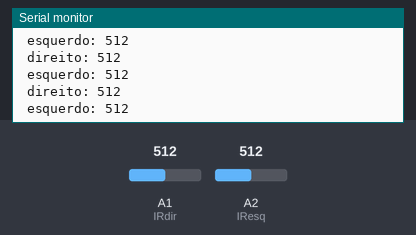
Simulated run of this sketch. Board: Arduino Uno, built with avr-gcc and run on an emulated ATmega328P. On the bench: the last lines printed to the serial monitor. The test bench sets the inputs (shaded band); at power-on: A1 (IRdir) = 512, A2 (IResq) = 512.

Above: at 1.2 s.
1.3 s: A1 (IRdir) set to 110
At 1.8 s:
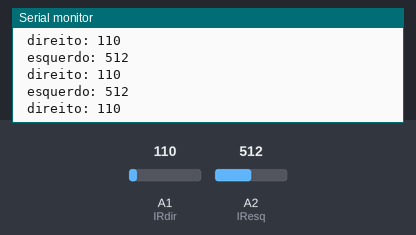
4.3 s: A1 (IRdir) set to 91
At 5.3 s:
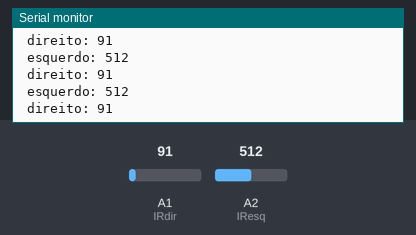
5.8 s: A2 (IResq) set to 111
At 6.4 s:
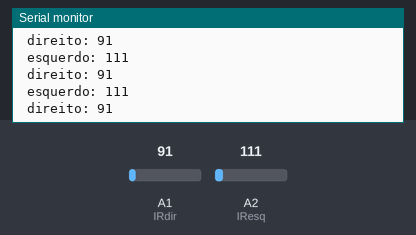
7.3 s: A2 (IResq) set to 92
At 8.1 s:
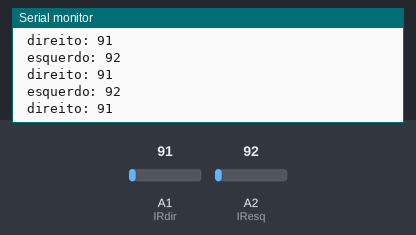
Timing chart, 0 to 10.3 s (numbered marks = the images above; inputs shaded):
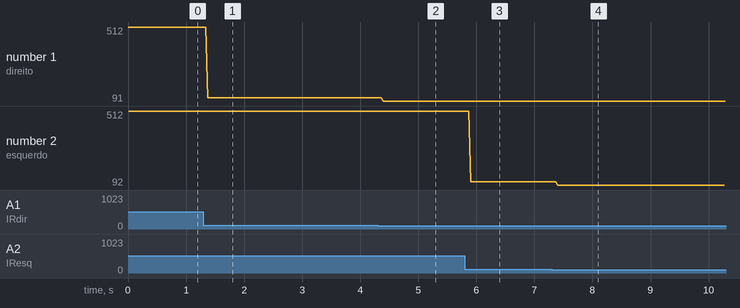

The sketch:

teste_IR.ino
```cpp
int IRdir = A1;
int IResq = A2;
int valorIRD = 0;
int valorIRE = 0;
void setup() {
  pinMode(IRdir,INPUT);
  pinMode(IResq,INPUT);

  Serial.begin(9600);
}

void loop() {
  valorIRD = analogRead(IRdir);
  valorIRE = analogRead(IResq);

  Serial.print(" direito: ");
  Serial.print(valorIRD);
  Serial.println(" ");
  Serial.print(" esquerdo: ");
  Serial.print(valorIRE);
  Serial.println(" ");


}
```

Measured:
- after the input at 1.3 s, the serial monitor: prints a new line after 0.07 s (image 1)
- after the input at 4.3 s, the serial monitor: prints a new line after 0.09 s (image 2)
- after the input at 5.8 s, the serial monitor: prints a new line after 0.11 s (image 3)
- after the input at 7.3 s, the serial monitor: prints a new line after 0.10 s (image 4)
- plotted number 1: 512 → 110 after the input at 1.3 s, 110 → 91 after the input at 4.3 s
- plotted number 2: 512 → 111 after the input at 5.8 s, 111 → 92 after the input at 7.3 s
